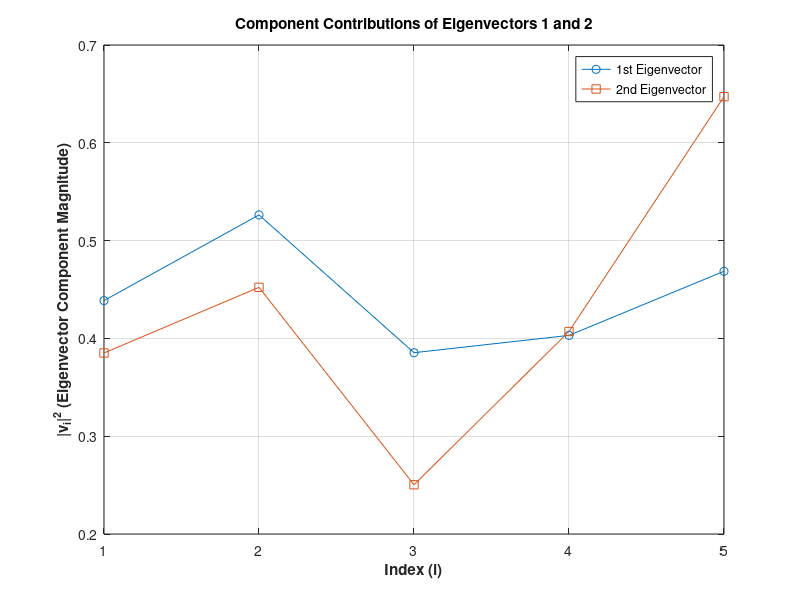

Source code (MATLAB):
% Clear the workspace
clear

% Generate and display a row vector indx
indx = [1, 2, 3, 4, 5];
disp('indx:')
disp(indx)

% Generate and display a 5x5 matrix A of random numbers
A = rand(5);

% Ensure the matrix is invertible
while abs(det(A)) < 1e-6
    rng shuffle  % Change random seed
    A = rand(5); % Generate new matrix
end

disp('Matrix A:')
disp(A)

% Calculate and display the determinant of A
detA = det(A);
disp('Determinant of A:')
disp(detA)

% Solve the system AX = indx' and display the solution vector X
X = A \ indx';
disp('Solution vector X:')
disp(X)

% Calculate eigenvalues and eigenvectors of A
[V, D] = eig(A);
eigenvalues = diag(D);

% Display the 5th eigenvalue and corresponding eigenvector
disp('5th eigenvalue of A:')
disp(eigenvalues(5))

disp('Corresponding eigenvector:')
disp(V(:,5))

% Calculate V⁻¹ * A * V
M = V^(-1)* A * V;

% Compare element (1,1) of V⁻¹ * A * V with first eigenvalue of A
M(1,1) - D(1,1);

% Calculate sum of all elements of matrix M
sum(sum(M));

% Create column vector W whose elements are given by absolute values of the
% coordinates of v, where v is an eigenvector of A. We have 2 eigenvectors
w = abs(V(:,1));

% Create column vector Z whose elements are given by absolute values of the
% coordinates of v, where v is an eigenvector of A. We have 2 eigenvectors
z = abs(V(:,2));

% Plot in one figure vectors w and z against indx.
plot(indx, w, 'o-', indx, z, 's-')
xlabel('Index (i)', 'FontWeight', 'bold')
ylabel('|v_i|^2 (Eigenvector Component Magnitude)', 'FontWeight', 'bold')
title('Component Contributions of Eigenvectors 1 and 2', 'FontWeight', 'bold')
legend('1st Eigenvector', '2nd Eigenvector', 'Location', 'northeast') 
grid on

% Solve system of equations using rref
A = [1 2 -1 1 ; 2 3 2 3 ; 1 1 3 2];
rref(A)

%% Solution: c is free, a = 3 - 7c, b = 4c - 1